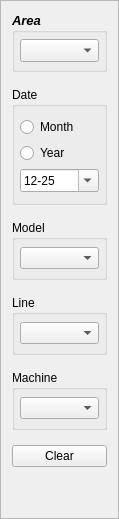
                   <widget class="QFrame" name="frame_115">
                    <property name="sizePolicy">
                     <sizepolicy hsizetype="Minimum" vsizetype="Minimum">
                      <horstretch>0</horstretch>
                      <verstretch>0</verstretch>
                     </sizepolicy>
                    </property>
                    <property name="maximumSize">
                     <size>
                      <width>100</width>
                      <height>16777215</height>
                     </size>
                    </property>
                    <property name="frameShape">
                     <enum>QFrame::StyledPanel</enum>
                    </property>
                    <property name="frameShadow">
                     <enum>QFrame::Raised</enum>
                    </property>
                    <layout class="QVBoxLayout" name="verticalLayout_74">
                     <property name="spacing">
                      <number>15</number>
                     </property>
                     <item>
                      <widget class="QGroupBox" name="groupBox_2">
                       <property name="minimumSize">
                        <size>
                         <width>0</width>
                         <height>60</height>
                        </size>
                       </property>
                       <property name="font">
                        <font>
                         <family>Segoe UI</family>
                         <pointsize>10</pointsize>
                         <weight>75</weight>
                         <italic>true</italic>
                         <bold>true</bold>
                        </font>
                       </property>
                       <property name="title">
                        <string>Area</string>
                       </property>
                       <layout class="QVBoxLayout" name="verticalLayout_75">
                        <property name="spacing">
                         <number>0</number>
                        </property>
                        <property name="leftMargin">
                         <number>5</number>
                        </property>
                        <property name="topMargin">
                         <number>5</number>
                        </property>
                        <property name="rightMargin">
                         <number>5</number>
                        </property>
                        <property name="bottomMargin">
                         <number>5</number>
                        </property>
                        <item>
                         <widget class="QComboBox" name="OEE_area_cbb"/>
                        </item>
                       </layout>
                      </widget>
                     </item>
                     <item>
                      <widget class="QGroupBox" name="groupBox_3">
                       <property name="minimumSize">
                        <size>
                         <width>0</width>
                         <height>60</height>
                        </size>
                       </property>
                       <property name="title">
                        <string>Date</string>
                       </property>
                       <layout class="QVBoxLayout" name="verticalLayout_76">
                        <property name="leftMargin">
                         <number>5</number>
                        </property>
                        <property name="topMargin">
                         <number>10</number>
                        </property>
                        <property name="rightMargin">
                         <number>5</number>
                        </property>
                        <property name="bottomMargin">
                         <number>10</number>
                        </property>
                        <item>
                         <widget class="QRadioButton" name="OEE_month_radio">
                          <property name="text">
                           <string>Month</string>
                          </property>
                         </widget>
                        </item>
                        <item>
                         <widget class="QRadioButton" name="OEE_year_radio">
                          <property name="text">
                           <string>Year</string>
                          </property>
                         </widget>
                        </item>
                        <item>
                         <widget class="QDateEdit" name="OEE_period_cbb">
                          <property name="displayFormat">
                           <string>MM-yy</string>
                          </property>
                          <property name="calendarPopup">
                           <bool>true</bool>
                          </property>
                          <property name="date">
                           <date>
                            <year>2025</year>
                            <month>12</month>
                            <day>1</day>
                           </date>
                          </property>
                         </widget>
                        </item>
                       </layout>
                      </widget>
                     </item>
                     <item>
                      <widget class="QGroupBox" name="groupBox_4">
                       <property name="minimumSize">
                        <size>
                         <width>0</width>
                         <height>60</height>
                        </size>
                       </property>
                       <property name="title">
                        <string>Model</string>
                       </property>
                       <layout class="QVBoxLayout" name="verticalLayout_77">
                        <property name="leftMargin">
                         <number>5</number>
                        </property>
                        <property name="topMargin">
                         <number>5</number>
                        </property>
                        <property name="rightMargin">
                         <number>5</number>
                        </property>
                        <property name="bottomMargin">
                         <number>5</number>
                        </property>
                        <item>
                         <widget class="QComboBox" name="OEE_model_cbb"/>
                        </item>
                       </layout>
                      </widget>
                     </item>
                     <item>
                      <widget class="QGroupBox" name="groupBox_5">
                       <property name="minimumSize">
                        <size>
                         <width>0</width>
                         <height>60</height>
                        </size>
                       </property>
                       <property name="title">
                        <string>Line</string>
                       </property>
                       <layout class="QVBoxLayout" name="verticalLayout_78">
                        <property name="spacing">
                         <number>0</number>
                        </property>
                        <property name="leftMargin">
                         <number>5</number>
                        </property>
                        <property name="topMargin">
                         <number>5</number>
                        </property>
                        <property name="rightMargin">
                         <number>5</number>
                        </property>
                        <property name="bottomMargin">
                         <number>5</number>
                        </property>
                        <item>
                         <widget class="QComboBox" name="OEE_line_cbb"/>
                        </item>
                       </layout>
                      </widget>
                     </item>
                     <item>
                      <widget class="QGroupBox" name="groupBox_6">
                       <property name="minimumSize">
                        <size>
                         <width>0</width>
                         <height>60</height>
                        </size>
                       </property>
                       <property name="title">
                        <string>Machine</string>
                       </property>
                       <layout class="QVBoxLayout" name="verticalLayout_79">
                        <property name="spacing">
                         <number>0</number>
                        </property>
                        <property name="leftMargin">
                         <number>5</number>
                        </property>
                        <property name="topMargin">
                         <number>5</number>
                        </property>
                        <property name="rightMargin">
                         <number>5</number>
                        </property>
                        <property name="bottomMargin">
                         <number>5</number>
                        </property>
                        <item>
                         <widget class="QComboBox" name="OEE_machine_cbb"/>
                        </item>
                       </layout>
                      </widget>
                     </item>
                     <item>
                      <widget class="QPushButton" name="OEE_clear_filter_btn">
                       <property name="text">
                        <string>Clear</string>
                       </property>
                      </widget>
                     </item>
                     <item>
                      <spacer name="verticalSpacer_3">
                       <property name="orientation">
                        <enum>Qt::Vertical</enum>
                       </property>
                       <property name="sizeType">
                        <enum>QSizePolicy::MinimumExpanding</enum>
                       </property>
                       <property name="sizeHint" stdset="0">
                        <size>
                         <width>20</width>
                         <height>40</height>
                        </size>
                       </property>
                      </spacer>
                     </item>
                    </layout>
                   </widget>
